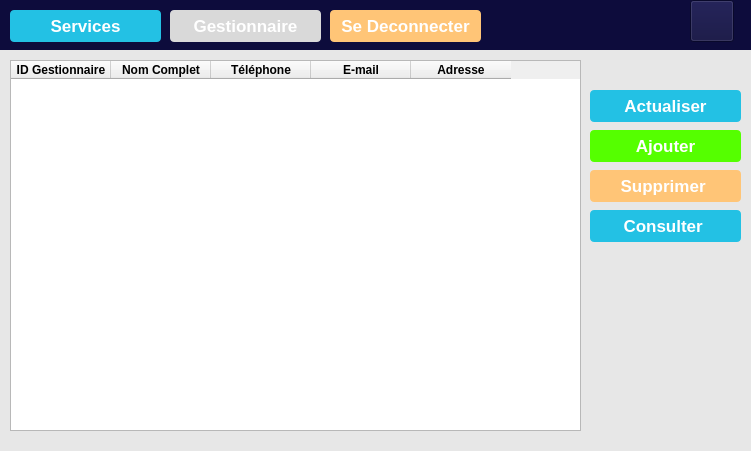
<?xml version="1.0" encoding="UTF-8"?>
<ui version="4.0">
 <class>Form</class>
 <widget class="QWidget" name="Form">
  <property name="geometry">
   <rect>
    <x>0</x>
    <y>0</y>
    <width>751</width>
    <height>451</height>
   </rect>
  </property>
  <property name="windowTitle">
   <string>Form</string>
  </property>
  <widget class="QLabel" name="label_2">
   <property name="geometry">
    <rect>
     <x>0</x>
     <y>0</y>
     <width>751</width>
     <height>51</height>
    </rect>
   </property>
   <property name="styleSheet">
    <string notr="true">background-color:rgb(13,12,60)</string>
   </property>
   <property name="text">
    <string/>
   </property>
  </widget>
  <widget class="QPushButton" name="pushButton_7">
   <property name="geometry">
    <rect>
     <x>170</x>
     <y>10</y>
     <width>151</width>
     <height>32</height>
    </rect>
   </property>
   <property name="font">
    <font>
     <pointsize>13</pointsize>
     <weight>75</weight>
     <bold>true</bold>
    </font>
   </property>
   <property name="styleSheet">
    <string notr="true">background-color:rgb(217, 217, 217);
 color:rgb(255, 255, 255);
border-radius:4px</string>
   </property>
   <property name="text">
    <string>Gestionnaire</string>
   </property>
  </widget>
  <widget class="QPushButton" name="pushButton_8">
   <property name="geometry">
    <rect>
     <x>330</x>
     <y>10</y>
     <width>151</width>
     <height>32</height>
    </rect>
   </property>
   <property name="font">
    <font>
     <pointsize>13</pointsize>
     <weight>75</weight>
     <bold>true</bold>
    </font>
   </property>
   <property name="styleSheet">
    <string notr="true">background-color:rgb(255, 197, 119);
 color:rgb(255, 255, 255);
border-radius:4px</string>
   </property>
   <property name="text">
    <string>Se Deconnecter</string>
   </property>
  </widget>
  <widget class="QPushButton" name="pushButton_6">
   <property name="geometry">
    <rect>
     <x>10</x>
     <y>10</y>
     <width>151</width>
     <height>32</height>
    </rect>
   </property>
   <property name="font">
    <font>
     <pointsize>13</pointsize>
     <weight>75</weight>
     <bold>true</bold>
    </font>
   </property>
   <property name="styleSheet">
    <string notr="true">background-color:rgb(35, 193, 228);
 color:rgb(255, 255, 255);
border-radius:4px</string>
   </property>
   <property name="text">
    <string>Services</string>
   </property>
  </widget>
  <widget class="QLabel" name="label">
   <property name="geometry">
    <rect>
     <x>0</x>
     <y>50</y>
     <width>751</width>
     <height>401</height>
    </rect>
   </property>
   <property name="styleSheet">
    <string notr="true">background-color:rgb(231, 231, 231)</string>
   </property>
   <property name="text">
    <string/>
   </property>
  </widget>
  <widget class="QPushButton" name="pushButton_3">
   <property name="geometry">
    <rect>
     <x>590</x>
     <y>170</y>
     <width>151</width>
     <height>32</height>
    </rect>
   </property>
   <property name="font">
    <font>
     <pointsize>13</pointsize>
     <weight>75</weight>
     <bold>true</bold>
    </font>
   </property>
   <property name="styleSheet">
    <string notr="true">background-color:rgb(255, 197, 119);
 color:rgb(255, 255, 255);
border-radius:4px</string>
   </property>
   <property name="text">
    <string>Supprimer </string>
   </property>
  </widget>
  <widget class="QPushButton" name="pushButton_4">
   <property name="geometry">
    <rect>
     <x>590</x>
     <y>210</y>
     <width>151</width>
     <height>32</height>
    </rect>
   </property>
   <property name="font">
    <font>
     <pointsize>13</pointsize>
     <weight>75</weight>
     <bold>true</bold>
    </font>
   </property>
   <property name="styleSheet">
    <string notr="true">background-color:rgb(35, 193, 228);
 color:rgb(255, 255, 255);
border-radius:4px</string>
   </property>
   <property name="text">
    <string>Consulter </string>
   </property>
  </widget>
  <widget class="QPushButton" name="pushButton_2">
   <property name="geometry">
    <rect>
     <x>590</x>
     <y>130</y>
     <width>151</width>
     <height>32</height>
    </rect>
   </property>
   <property name="font">
    <font>
     <pointsize>13</pointsize>
     <weight>75</weight>
     <bold>true</bold>
    </font>
   </property>
   <property name="styleSheet">
    <string notr="true">background-color:rgb(85, 255, 0);
 color:rgb(255, 255, 255);
border-radius:4px</string>
   </property>
   <property name="text">
    <string>Ajouter</string>
   </property>
  </widget>
  <widget class="QPushButton" name="pushButton">
   <property name="geometry">
    <rect>
     <x>590</x>
     <y>90</y>
     <width>151</width>
     <height>32</height>
    </rect>
   </property>
   <property name="font">
    <font>
     <pointsize>13</pointsize>
     <weight>75</weight>
     <bold>true</bold>
    </font>
   </property>
   <property name="styleSheet">
    <string notr="true">background-color:rgb(35, 193, 228);
 color:rgb(255, 255, 255);
border-radius:4px</string>
   </property>
   <property name="text">
    <string>Actualiser</string>
   </property>
  </widget>
  <widget class="QTableWidget" name="tableWidget">
   <property name="geometry">
    <rect>
     <x>10</x>
     <y>60</y>
     <width>571</width>
     <height>371</height>
    </rect>
   </property>
   <property name="columnCount">
    <number>5</number>
   </property>
   <column>
    <property name="text">
     <string>ID Gestionnaire</string>
    </property>
    <property name="font">
     <font>
      <weight>75</weight>
      <bold>true</bold>
     </font>
    </property>
   </column>
   <column>
    <property name="text">
     <string>Nom Complet</string>
    </property>
    <property name="font">
     <font>
      <weight>75</weight>
      <bold>true</bold>
     </font>
    </property>
   </column>
   <column>
    <property name="text">
     <string>Téléphone</string>
    </property>
    <property name="font">
     <font>
      <weight>75</weight>
      <bold>true</bold>
     </font>
    </property>
   </column>
   <column>
    <property name="text">
     <string>E-mail</string>
    </property>
    <property name="font">
     <font>
      <weight>75</weight>
      <bold>true</bold>
     </font>
    </property>
   </column>
   <column>
    <property name="text">
     <string>Adresse</string>
    </property>
    <property name="font">
     <font>
      <weight>75</weight>
      <bold>true</bold>
     </font>
    </property>
   </column>
  </widget>
  <widget class="QPushButton" name="pushButton_5">
   <property name="geometry">
    <rect>
     <x>690</x>
     <y>0</y>
     <width>44</width>
     <height>42</height>
    </rect>
   </property>
   <property name="styleSheet">
    <string notr="true">background-image:url(:/newPrefix/PFA Dev/icons8-personne-homme-40.png);
background-repeat: no-repeat;
background-color:rgb(13,12,60)</string>
   </property>
   <property name="text">
    <string/>
   </property>
  </widget>
 </widget>
 <resources>
  <include location="../ferf.qrc"/>
 </resources>
 <connections/>
</ui>
